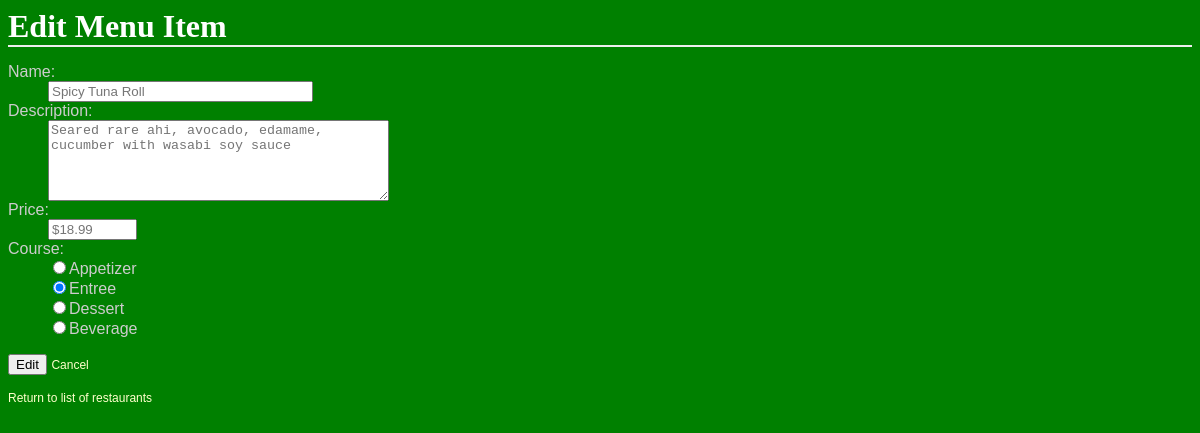
The app's page /restaurants/2/12/edit, older data.
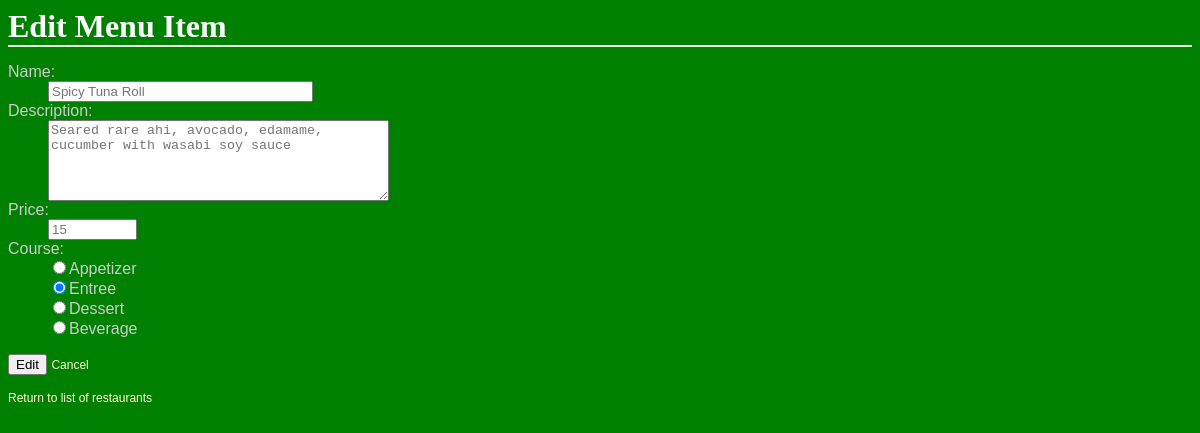
The same page, newer data.
### database_setup.py (models this page shows, shortened)
class MenuItem(Base):
    __tablename__ = 'menu_item'
    name = Column(String(80), nullable=False)
    id = Column(Integer, primary_key=True)
    description = Column(String(250))
    price = Column(String(8))
    course = Column(String(250))
    restaurant_id = Column(Integer, ForeignKey('restaurant.id'))
    restaurant = relationship(Restaurant)

### restaurantsProject.py (the view)
@app.route('/restaurants/<int:restaurant_id>/<int:menu_id>/edit',
           methods=['GET', 'POST'])
def editMenuItem(restaurant_id, menu_id):
    editedItem = session.query(MenuItem).filter_by(id=menu_id).one()
    if request.method == 'POST':
        if request.form['name']:
            editedItem.name = request.form['name']
        if request.form['description']:
            editedItem.description = request.form['description']
        if request.form['price']:
            editedItem.price = request.form['price']
        if request.form['course']:
            editedItem.course = request.form['course']
        session.add(editedItem)
        session.commit()
        return redirect(url_for('restaurantMenu', restaurant_id=restaurant_id))
    else:
        return render_template(
            'editmenuitem.html', restaurant_id=restaurant_id, menu_id=menu_id, item=editedItem)

### templates/editmenuitem.html
<html>
<head>
    <link rel=stylesheet type=text/css href="{{ url_for('static', filename='styles.css') }}">
</head>
<body>
    <h1> Edit Menu Item </h1>
    <form action="{{ url_for('editMenuItem',restaurant_id = restaurant_id, menu_id=item.id)}}" method='post'>
        <dl>
            <dt>Name:</dt>
            <dd>
                <input type='text' size='30' name='name' placeholder='{{item.name}}'>
            </dd>
            <dt>Description:</dt>
            <dd>
                <textarea name='description' rows='5' cols='40' placeholder='{{item.description}}'></textarea>
            </dd>
            <dt>Price:</dt>
            <dd>
                <input type='text' size='8' name='price' placeholder='{{item.price}}'>
            </dd>
            <dt>Course:</dt>
            {% if item.course == 'Appetizer' %}
            <dd>
                <input type='radio' name='course' value='Appetizer' checked>Appetizer</dd>
            {%else%}
            <dd>
                <input type='radio' name='course' value='Appetizer'>Appetizer</dd>
            {% endif %} {% if item.course == 'Entree' %}
            <dd>
                <input type='radio' name='course' value='Entree' checked>Entree</dd>
            {%else%}
            <dd>
                <input type='radio' name='course' value='Entree'>Entree</dd>
            {% endif %} {% if item.course == 'Dessert'%}
            <dd>
                <input type='radio' name='course' value='Dessert' checked>Dessert</dd>
            {% else %}
            <dd>
                <input type='radio' name='course' value='Dessert'>Dessert</dd>
            {% endif %} {%if item.course =='Beverage'%}
            <dd>
                <input type='radio' name='course' value='Beverage' checked>Beverage</dd>
            {% else %}
            <dd>
                <input type='radio' name='course' value='Beverage'>Beverage</dd>
            {% endif %}
        </dl>
        <input type='submit' value='Edit'>
        <a href="{{url_for('restaurantMenu', restaurant_id = restaurant_id)}}"> Cancel </a>
    </form>
</body>
<footer>
        <a href="{{url_for('restaurantsIndex')}}"> Return to list of restaurants </a>
</footer>
</html>

Row changes from the older to the newer data that the page shows:
changed MenuItem "Spicy Tuna Roll": price "$18.99" → "15"
